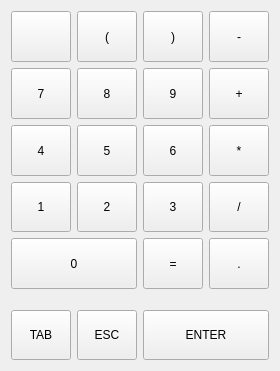
<?xml version="1.0" encoding="UTF-8"?>
<ui version="4.0">
 <class>Form</class>
 <widget class="QWidget" name="Form">
  <property name="geometry">
   <rect>
    <x>0</x>
    <y>0</y>
    <width>278</width>
    <height>371</height>
   </rect>
  </property>
  <property name="windowTitle">
   <string>Form</string>
  </property>
  <layout class="QGridLayout" name="gridLayout_2">
   <item row="0" column="1">
    <layout class="QGridLayout" name="gridLayout">
     <item row="0" column="1">
      <widget class="QPushButton" name="backspace_key">
       <property name="minimumSize">
        <size>
         <width>60</width>
         <height>50</height>
        </size>
       </property>
       <property name="maximumSize">
        <size>
         <width>200</width>
         <height>60</height>
        </size>
       </property>
       <property name="focusPolicy">
        <enum>Qt::NoFocus</enum>
       </property>
       <property name="text">
        <string/>
       </property>
       <property name="icon">
        <iconset>
         <normaloff>images/backspace-white-24dp.svg</normaloff>images/backspace-white-24dp.svg</iconset>
       </property>
       <property name="iconSize">
        <size>
         <width>24</width>
         <height>24</height>
        </size>
       </property>
      </widget>
     </item>
     <item row="0" column="2">
      <widget class="QPushButton" name="pushButton_2">
       <property name="minimumSize">
        <size>
         <width>60</width>
         <height>50</height>
        </size>
       </property>
       <property name="maximumSize">
        <size>
         <width>200</width>
         <height>60</height>
        </size>
       </property>
       <property name="focusPolicy">
        <enum>Qt::NoFocus</enum>
       </property>
       <property name="text">
        <string>(</string>
       </property>
       <attribute name="buttonGroup">
        <string notr="true">buttonGroup</string>
       </attribute>
      </widget>
     </item>
     <item row="7" column="4">
      <widget class="QPushButton" name="pushButton_19">
       <property name="minimumSize">
        <size>
         <width>60</width>
         <height>50</height>
        </size>
       </property>
       <property name="maximumSize">
        <size>
         <width>200</width>
         <height>60</height>
        </size>
       </property>
       <property name="focusPolicy">
        <enum>Qt::NoFocus</enum>
       </property>
       <property name="text">
        <string>.</string>
       </property>
       <attribute name="buttonGroup">
        <string notr="true">buttonGroup</string>
       </attribute>
      </widget>
     </item>
     <item row="9" column="3" colspan="2">
      <widget class="QPushButton" name="enter_key">
       <property name="minimumSize">
        <size>
         <width>92</width>
         <height>50</height>
        </size>
       </property>
       <property name="maximumSize">
        <size>
         <width>200</width>
         <height>60</height>
        </size>
       </property>
       <property name="focusPolicy">
        <enum>Qt::NoFocus</enum>
       </property>
       <property name="text">
        <string>ENTER</string>
       </property>
       <property name="iconSize">
        <size>
         <width>24</width>
         <height>24</height>
        </size>
       </property>
      </widget>
     </item>
     <item row="2" column="4">
      <widget class="QPushButton" name="pushButton_12">
       <property name="minimumSize">
        <size>
         <width>60</width>
         <height>50</height>
        </size>
       </property>
       <property name="maximumSize">
        <size>
         <width>200</width>
         <height>200</height>
        </size>
       </property>
       <property name="focusPolicy">
        <enum>Qt::NoFocus</enum>
       </property>
       <property name="text">
        <string>*</string>
       </property>
       <attribute name="buttonGroup">
        <string notr="true">buttonGroup</string>
       </attribute>
      </widget>
     </item>
     <item row="2" column="3">
      <widget class="QPushButton" name="pushButton_11">
       <property name="minimumSize">
        <size>
         <width>60</width>
         <height>50</height>
        </size>
       </property>
       <property name="maximumSize">
        <size>
         <width>200</width>
         <height>60</height>
        </size>
       </property>
       <property name="focusPolicy">
        <enum>Qt::NoFocus</enum>
       </property>
       <property name="text">
        <string>6</string>
       </property>
       <attribute name="buttonGroup">
        <string notr="true">buttonGroup</string>
       </attribute>
      </widget>
     </item>
     <item row="2" column="1">
      <widget class="QPushButton" name="pushButton_9">
       <property name="minimumSize">
        <size>
         <width>60</width>
         <height>50</height>
        </size>
       </property>
       <property name="maximumSize">
        <size>
         <width>200</width>
         <height>60</height>
        </size>
       </property>
       <property name="focusPolicy">
        <enum>Qt::NoFocus</enum>
       </property>
       <property name="text">
        <string>4</string>
       </property>
       <attribute name="buttonGroup">
        <string notr="true">buttonGroup</string>
       </attribute>
      </widget>
     </item>
     <item row="1" column="2">
      <widget class="QPushButton" name="pushButton_6">
       <property name="minimumSize">
        <size>
         <width>60</width>
         <height>50</height>
        </size>
       </property>
       <property name="maximumSize">
        <size>
         <width>200</width>
         <height>60</height>
        </size>
       </property>
       <property name="focusPolicy">
        <enum>Qt::NoFocus</enum>
       </property>
       <property name="text">
        <string>8</string>
       </property>
       <attribute name="buttonGroup">
        <string notr="true">buttonGroup</string>
       </attribute>
      </widget>
     </item>
     <item row="6" column="3">
      <widget class="QPushButton" name="pushButton_15">
       <property name="minimumSize">
        <size>
         <width>60</width>
         <height>50</height>
        </size>
       </property>
       <property name="maximumSize">
        <size>
         <width>200</width>
         <height>50</height>
        </size>
       </property>
       <property name="focusPolicy">
        <enum>Qt::NoFocus</enum>
       </property>
       <property name="text">
        <string>3</string>
       </property>
       <attribute name="buttonGroup">
        <string notr="true">buttonGroup</string>
       </attribute>
      </widget>
     </item>
     <item row="6" column="1">
      <widget class="QPushButton" name="pushButton_16">
       <property name="minimumSize">
        <size>
         <width>60</width>
         <height>50</height>
        </size>
       </property>
       <property name="maximumSize">
        <size>
         <width>200</width>
         <height>60</height>
        </size>
       </property>
       <property name="focusPolicy">
        <enum>Qt::NoFocus</enum>
       </property>
       <property name="text">
        <string>1</string>
       </property>
       <attribute name="buttonGroup">
        <string notr="true">buttonGroup</string>
       </attribute>
      </widget>
     </item>
     <item row="6" column="4">
      <widget class="QPushButton" name="pushButton_13">
       <property name="sizePolicy">
        <sizepolicy hsizetype="Preferred" vsizetype="Preferred">
         <horstretch>0</horstretch>
         <verstretch>0</verstretch>
        </sizepolicy>
       </property>
       <property name="minimumSize">
        <size>
         <width>60</width>
         <height>50</height>
        </size>
       </property>
       <property name="maximumSize">
        <size>
         <width>200</width>
         <height>200</height>
        </size>
       </property>
       <property name="focusPolicy">
        <enum>Qt::NoFocus</enum>
       </property>
       <property name="text">
        <string>/</string>
       </property>
       <attribute name="buttonGroup">
        <string notr="true">buttonGroup</string>
       </attribute>
      </widget>
     </item>
     <item row="6" column="2">
      <widget class="QPushButton" name="pushButton_14">
       <property name="minimumSize">
        <size>
         <width>60</width>
         <height>50</height>
        </size>
       </property>
       <property name="maximumSize">
        <size>
         <width>200</width>
         <height>60</height>
        </size>
       </property>
       <property name="focusPolicy">
        <enum>Qt::NoFocus</enum>
       </property>
       <property name="text">
        <string>2</string>
       </property>
       <attribute name="buttonGroup">
        <string notr="true">buttonGroup</string>
       </attribute>
      </widget>
     </item>
     <item row="2" column="2">
      <widget class="QPushButton" name="pushButton_10">
       <property name="minimumSize">
        <size>
         <width>60</width>
         <height>50</height>
        </size>
       </property>
       <property name="maximumSize">
        <size>
         <width>200</width>
         <height>60</height>
        </size>
       </property>
       <property name="focusPolicy">
        <enum>Qt::NoFocus</enum>
       </property>
       <property name="text">
        <string>5</string>
       </property>
       <attribute name="buttonGroup">
        <string notr="true">buttonGroup</string>
       </attribute>
      </widget>
     </item>
     <item row="1" column="4">
      <widget class="QPushButton" name="pushButton_8">
       <property name="minimumSize">
        <size>
         <width>60</width>
         <height>50</height>
        </size>
       </property>
       <property name="maximumSize">
        <size>
         <width>200</width>
         <height>200</height>
        </size>
       </property>
       <property name="focusPolicy">
        <enum>Qt::NoFocus</enum>
       </property>
       <property name="text">
        <string>+</string>
       </property>
       <attribute name="buttonGroup">
        <string notr="true">buttonGroup</string>
       </attribute>
      </widget>
     </item>
     <item row="0" column="3">
      <widget class="QPushButton" name="pushButton_3">
       <property name="minimumSize">
        <size>
         <width>60</width>
         <height>50</height>
        </size>
       </property>
       <property name="maximumSize">
        <size>
         <width>200</width>
         <height>60</height>
        </size>
       </property>
       <property name="focusPolicy">
        <enum>Qt::NoFocus</enum>
       </property>
       <property name="text">
        <string>)</string>
       </property>
       <attribute name="buttonGroup">
        <string notr="true">buttonGroup</string>
       </attribute>
      </widget>
     </item>
     <item row="1" column="1">
      <widget class="QPushButton" name="pushButton_5">
       <property name="minimumSize">
        <size>
         <width>60</width>
         <height>50</height>
        </size>
       </property>
       <property name="maximumSize">
        <size>
         <width>200</width>
         <height>60</height>
        </size>
       </property>
       <property name="focusPolicy">
        <enum>Qt::NoFocus</enum>
       </property>
       <property name="text">
        <string>7</string>
       </property>
       <attribute name="buttonGroup">
        <string notr="true">buttonGroup</string>
       </attribute>
      </widget>
     </item>
     <item row="1" column="3">
      <widget class="QPushButton" name="pushButton_7">
       <property name="minimumSize">
        <size>
         <width>60</width>
         <height>50</height>
        </size>
       </property>
       <property name="maximumSize">
        <size>
         <width>200</width>
         <height>60</height>
        </size>
       </property>
       <property name="focusPolicy">
        <enum>Qt::NoFocus</enum>
       </property>
       <property name="text">
        <string>9</string>
       </property>
       <attribute name="buttonGroup">
        <string notr="true">buttonGroup</string>
       </attribute>
      </widget>
     </item>
     <item row="0" column="4">
      <widget class="QPushButton" name="pushButton_4">
       <property name="minimumSize">
        <size>
         <width>60</width>
         <height>50</height>
        </size>
       </property>
       <property name="maximumSize">
        <size>
         <width>200</width>
         <height>60</height>
        </size>
       </property>
       <property name="focusPolicy">
        <enum>Qt::NoFocus</enum>
       </property>
       <property name="text">
        <string>-</string>
       </property>
       <attribute name="buttonGroup">
        <string notr="true">buttonGroup</string>
       </attribute>
      </widget>
     </item>
     <item row="8" column="1">
      <spacer name="verticalSpacer">
       <property name="orientation">
        <enum>Qt::Vertical</enum>
       </property>
       <property name="sizeType">
        <enum>QSizePolicy::Fixed</enum>
       </property>
       <property name="sizeHint" stdset="0">
        <size>
         <width>20</width>
         <height>15</height>
        </size>
       </property>
      </spacer>
     </item>
     <item row="9" column="1">
      <widget class="QPushButton" name="tab_key">
       <property name="minimumSize">
        <size>
         <width>60</width>
         <height>50</height>
        </size>
       </property>
       <property name="maximumSize">
        <size>
         <width>60</width>
         <height>50</height>
        </size>
       </property>
       <property name="focusPolicy">
        <enum>Qt::NoFocus</enum>
       </property>
       <property name="text">
        <string>TAB</string>
       </property>
      </widget>
     </item>
     <item row="9" column="2">
      <widget class="QPushButton" name="esc_key">
       <property name="minimumSize">
        <size>
         <width>60</width>
         <height>50</height>
        </size>
       </property>
       <property name="maximumSize">
        <size>
         <width>60</width>
         <height>50</height>
        </size>
       </property>
       <property name="focusPolicy">
        <enum>Qt::NoFocus</enum>
       </property>
       <property name="text">
        <string>ESC</string>
       </property>
      </widget>
     </item>
     <item row="7" column="1" colspan="2">
      <widget class="QPushButton" name="pushButton_20">
       <property name="sizePolicy">
        <sizepolicy hsizetype="Preferred" vsizetype="Preferred">
         <horstretch>0</horstretch>
         <verstretch>0</verstretch>
        </sizepolicy>
       </property>
       <property name="minimumSize">
        <size>
         <width>92</width>
         <height>50</height>
        </size>
       </property>
       <property name="maximumSize">
        <size>
         <width>400</width>
         <height>60</height>
        </size>
       </property>
       <property name="focusPolicy">
        <enum>Qt::NoFocus</enum>
       </property>
       <property name="text">
        <string>0</string>
       </property>
       <attribute name="buttonGroup">
        <string notr="true">buttonGroup</string>
       </attribute>
      </widget>
     </item>
     <item row="7" column="3">
      <widget class="QPushButton" name="pushButton_21">
       <property name="minimumSize">
        <size>
         <width>60</width>
         <height>50</height>
        </size>
       </property>
       <property name="maximumSize">
        <size>
         <width>200</width>
         <height>60</height>
        </size>
       </property>
       <property name="focusPolicy">
        <enum>Qt::NoFocus</enum>
       </property>
       <property name="text">
        <string>=</string>
       </property>
       <attribute name="buttonGroup">
        <string notr="true">buttonGroup</string>
       </attribute>
      </widget>
     </item>
    </layout>
   </item>
  </layout>
 </widget>
 <resources/>
 <connections/>
 <buttongroups>
  <buttongroup name="buttonGroup"/>
 </buttongroups>
</ui>
